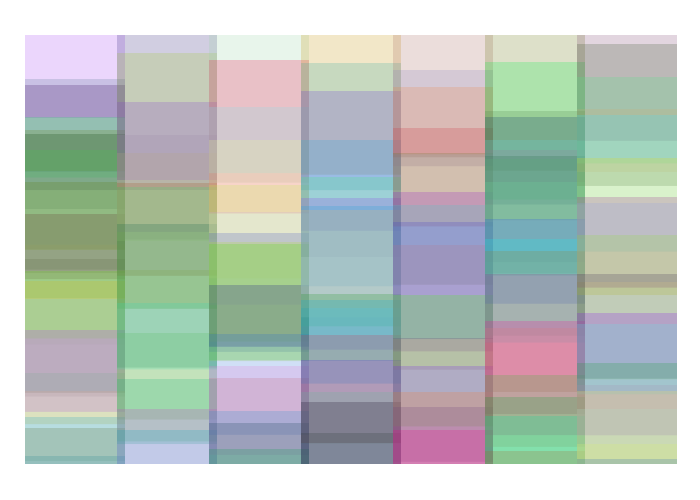
Frame 1 (no input)
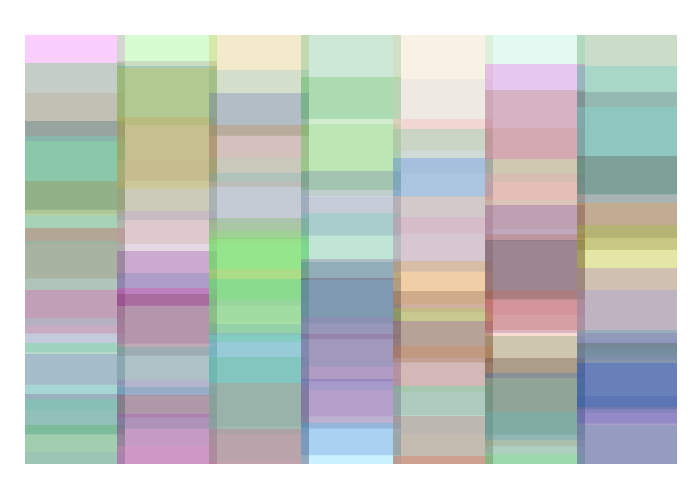
Frame 60 (the mouse pressed at the canvas centre just before this capture)
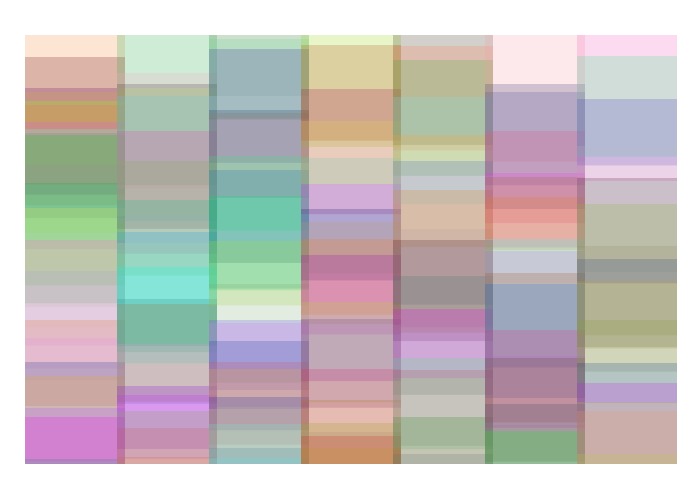
Frame 120 (the mouse held since frame 60 and released just before this capture)

The Processing sketch that drew these frames (run headless with seeded random() and noise(); from frame 60 on, the mouse is pressed at the canvas centre):

// Processing sketch: processing_134443
// ── processing_134443.pde

void setup()
{
  size (700, 500);
  background(255);
  smooth();
  frameRate(12);
}
  
void draw() 
{
 background(255);
 noStroke();
 
 for (int x = 25; x < width-76; x+= width/8+5)
  {
    for (int y = 35; y < height-40; y++)
      {
        fill(random(255),random(255),random(255),55);
        rect (x, y, width/7, random(59, 160));
        y += random (1,50);
      }
 
 loop();
 fill(255);
 rect(0,464,width,height);
  }
}
